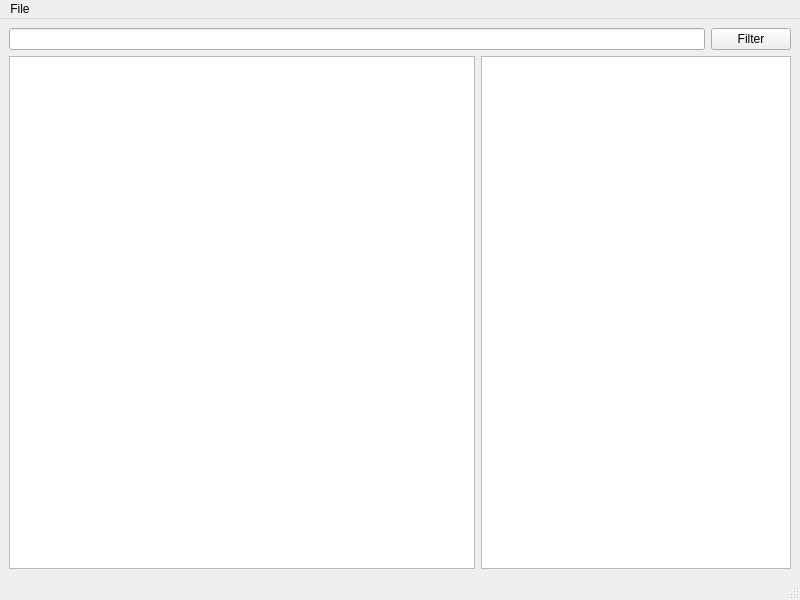
<?xml version="1.0" encoding="UTF-8"?>
<ui version="4.0">
 <class>MainWindow</class>
 <widget class="QMainWindow" name="MainWindow">
  <property name="geometry">
   <rect>
    <x>0</x>
    <y>0</y>
    <width>800</width>
    <height>600</height>
   </rect>
  </property>
  <property name="windowTitle">
   <string>Log Viewer</string>
  </property>
  <widget class="QWidget" name="centralwidget">
   <layout class="QVBoxLayout" name="verticalLayout_2">
    <item>
     <layout class="QVBoxLayout" name="verticalLayout">
      <item>
       <layout class="QHBoxLayout" name="horizontalLayout">
        <item>
         <widget class="QLineEdit" name="lineEdit"/>
        </item>
        <item>
         <widget class="QPushButton" name="filterButton">
          <property name="text">
           <string>Filter</string>
          </property>
         </widget>
        </item>
       </layout>
      </item>
      <item>
       <layout class="QHBoxLayout" name="horizontalLayout_2" stretch="6,4">
        <item>
         <widget class="QListView" name="listView">
          <property name="showDropIndicator" stdset="0">
           <bool>false</bool>
          </property>
         </widget>
        </item>
        <item>
         <widget class="QPlainTextEdit" name="detailView">
          <property name="readOnly">
           <bool>true</bool>
          </property>
         </widget>
        </item>
       </layout>
      </item>
     </layout>
    </item>
   </layout>
  </widget>
  <widget class="QMenuBar" name="menubar">
   <property name="geometry">
    <rect>
     <x>0</x>
     <y>0</y>
     <width>800</width>
     <height>22</height>
    </rect>
   </property>
   <widget class="QMenu" name="menuFile">
    <property name="title">
     <string>File</string>
    </property>
    <addaction name="actionOpen"/>
    <addaction name="separator"/>
    <addaction name="actionExit"/>
   </widget>
   <addaction name="menuFile"/>
  </widget>
  <widget class="QStatusBar" name="statusbar"/>
  <action name="actionOpen">
   <property name="text">
    <string>Open...</string>
   </property>
  </action>
  <action name="actionExit">
   <property name="text">
    <string>Exit</string>
   </property>
  </action>
 </widget>
 <resources/>
 <connections>
  <connection>
   <sender>actionExit</sender>
   <signal>triggered()</signal>
   <receiver>MainWindow</receiver>
   <slot>close()</slot>
   <hints>
    <hint type="sourcelabel">
     <x>-1</x>
     <y>-1</y>
    </hint>
    <hint type="destinationlabel">
     <x>399</x>
     <y>299</y>
    </hint>
   </hints>
  </connection>
 </connections>
</ui>
